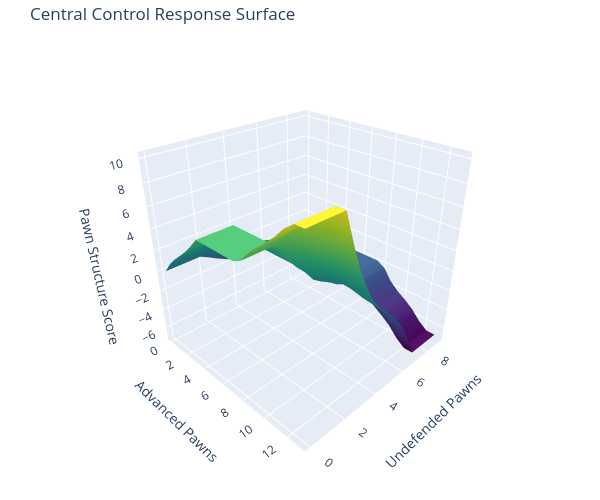

Here is the notebook cell this chart was saved with:
### Markdown cell above
### Configure and show plot

### Code cell
# Create the interactive 3D plot with Plotly
fig = go.Figure(data=[go.Surface(
    z=Z, 
    x=X, 
    y=Y, 
    colorscale='Viridis',
    showscale=False, # Removes the colorbar on the side
    hovertemplate='Advanced (X): %{x:.2f}<br>Undefended (Y): %{y:.2f}<br>Structure Score (Z): %{z:.2f}<extra></extra>'
)])

# Configure layout, titles, camera, and proportions
fig.update_layout(
    title='Central Control Response Surface',
    scene=dict(
        xaxis_title='Advanced Pawns',
        yaxis_title='Undefended Pawns',
        zaxis_title='Pawn Structure Score',
        aspectmode='cube', # Forces the visual base of the plot to be square
        camera=dict(
            eye=dict(x=1.5, y=-1.5, z=1.2)
        )
    ),
    width=600, 
    height=500,
    margin=dict(l=10, r=0, b=30, t=40) 
)

fig.show()

### Figure 1 — Plotly figure (JSON) as saved in the notebook; plotly's stock layout.template omitted (floating-point values rounded to 4 significant figures; data arrays with more than 128 entries replaced by an {"elided": "..."} marker saying what was removed)
{"data": [{"colorscale": [[0, "#440154"], [0.1111, "#482878"], [0.2222, "#3e4989"], [0.3333, "#31688e"], [0.4444, "#26828e"], [0.5556, "#1f9e89"], [0.6667, "#35b779"], [0.7778, "#6ece58"], [0.8889, "#b5de2b"], [1, "#fde725"]], "hovertemplate": "Advanced (X): %{x:.2f}<br>Undefended (Y): %{y:.2f}<br>Structure Score (Z): %{z:.2f}<extra></extra>", "showscale": false, "type": "surface", "x": {"elided": "20x20 float values"}, "y": {"elided": "20x20 float values"}, "z": {"elided": "20x20 float values"}}], "layout": {"height": 500, "margin": {"b": 30, "l": 10, "r": 0, "t": 40}, "scene": {"aspectmode": "cube", "camera": {"eye": {"x": 1.5, "y": -1.5, "z": 1.2}}, "xaxis": {"title": {"text": "Advanced Pawns"}}, "yaxis": {"title": {"text": "Undefended Pawns"}}, "zaxis": {"title": {"text": "Pawn Structure Score"}}}, "title": {"text": "Central Control Response Surface"}, "width": 600}}
